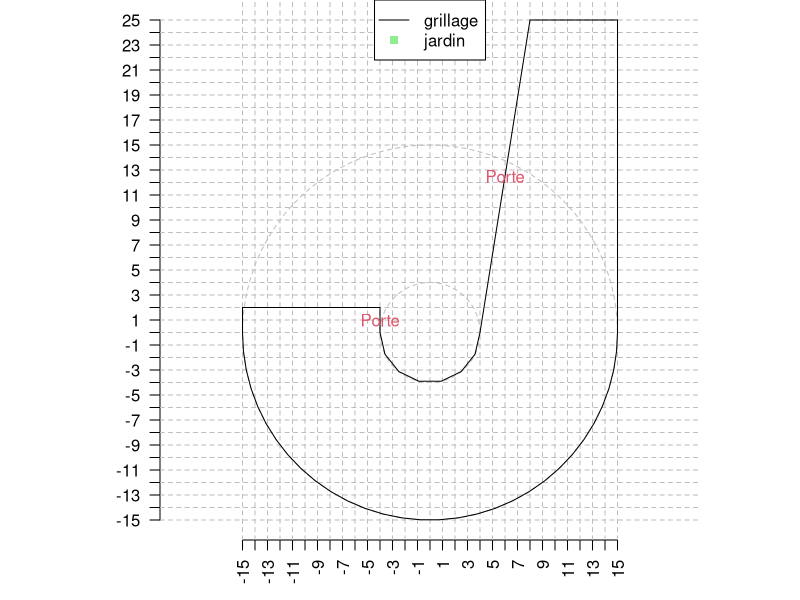

Reproduce this figure in R.
idx_v = c(-15:15)
idx_h = c(-15:25)
par(mar=c(3,3,0,0))
layout(1, respect=TRUE)
plot(0,0,col=0, xlim=c(-20,20), ylim=c(-15,25), xaxt="n", yaxt="n", xlab="", ylab="", bty="n")
axis(1, idx_v, las=2,  bty="n")
axis(2, idx_h, las=2,  bty="n")
# rect(0,0,500,170)

# rule
abline(
  v=idx_v,
  h=idx_h,   
  col="grey", lty=2
)
plotrix::draw.circle(0,0,15, lty=2, border="grey")
plotrix::draw.circle(0,0,4, lty=2, border="grey")

polygon(
  c(-15, -15, -4, -4,  cos(seq(1, 0, length.out=8)*pi) * 4, 4, 8, 15, 15,  cos(seq(0, 1, length.out=32)*pi) * 15),
  c(0,   2,  2,    0, -sin(seq(1, 0, length.out=8)*pi) * 4, 0,25, 25, 0 , -sin(seq(0, 1, length.out=32)*pi) * 15)  
)
text(-4, 1, "Porte", col=2)
text( 6, 12.5, "Porte", col=2)


legend("top", c("grillage", "jardin"), lty=c(1, 0), pch=c(NA, 15), col=c("black", "lightgreen"))